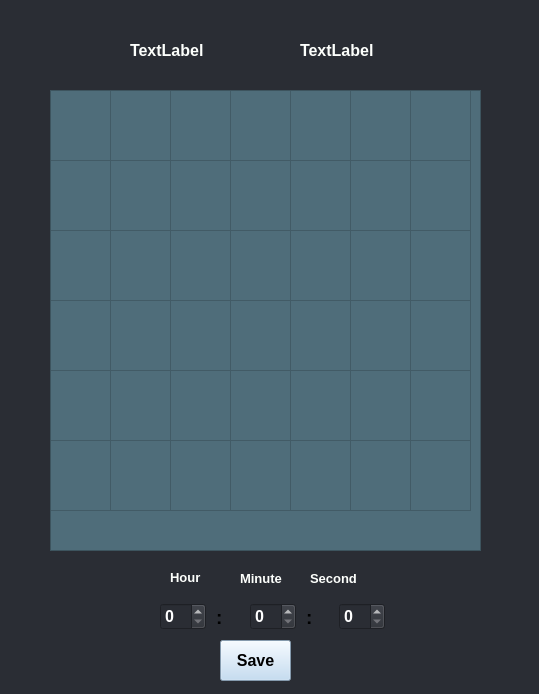
<?xml version="1.0" encoding="UTF-8"?>
<ui version="4.0">
 <class>calendarDialog</class>
 <widget class="QDialog" name="calendarDialog">
  <property name="geometry">
   <rect>
    <x>0</x>
    <y>0</y>
    <width>539</width>
    <height>694</height>
   </rect>
  </property>
  <property name="minimumSize">
   <size>
    <width>500</width>
    <height>694</height>
   </size>
  </property>
  <property name="maximumSize">
   <size>
    <width>700</width>
    <height>700</height>
   </size>
  </property>
  <property name="font">
   <font>
    <pointsize>12</pointsize>
    <weight>75</weight>
    <bold>true</bold>
   </font>
  </property>
  <property name="windowTitle">
   <string>Dialog</string>
  </property>
  <property name="styleSheet">
   <string notr="true">background-color:rgb(42, 45, 52);
</string>
  </property>
  <widget class="QTableWidget" name="tableWidget">
   <property name="geometry">
    <rect>
     <x>50</x>
     <y>90</y>
     <width>431</width>
     <height>461</height>
    </rect>
   </property>
   <property name="sizePolicy">
    <sizepolicy hsizetype="Preferred" vsizetype="Preferred">
     <horstretch>0</horstretch>
     <verstretch>0</verstretch>
    </sizepolicy>
   </property>
   <property name="styleSheet">
    <string notr="true">background-color:rgb(79, 109, 122)</string>
   </property>
   <property name="showGrid">
    <bool>true</bool>
   </property>
   <attribute name="horizontalHeaderVisible">
    <bool>false</bool>
   </attribute>
   <attribute name="horizontalHeaderCascadingSectionResizes">
    <bool>false</bool>
   </attribute>
   <attribute name="horizontalHeaderDefaultSectionSize">
    <number>60</number>
   </attribute>
   <attribute name="horizontalHeaderHighlightSections">
    <bool>true</bool>
   </attribute>
   <attribute name="verticalHeaderVisible">
    <bool>false</bool>
   </attribute>
   <attribute name="verticalHeaderDefaultSectionSize">
    <number>70</number>
   </attribute>
   <row>
    <property name="text">
     <string/>
    </property>
   </row>
   <row>
    <property name="text">
     <string/>
    </property>
   </row>
   <row>
    <property name="text">
     <string/>
    </property>
   </row>
   <row>
    <property name="text">
     <string/>
    </property>
   </row>
   <row>
    <property name="text">
     <string/>
    </property>
   </row>
   <row>
    <property name="text">
     <string/>
    </property>
   </row>
   <column>
    <property name="text">
     <string>Sun</string>
    </property>
   </column>
   <column>
    <property name="text">
     <string>Mon</string>
    </property>
   </column>
   <column>
    <property name="text">
     <string>Tues</string>
    </property>
   </column>
   <column>
    <property name="text">
     <string>Wed</string>
    </property>
   </column>
   <column>
    <property name="text">
     <string>Thu</string>
    </property>
   </column>
   <column>
    <property name="text">
     <string>Fri</string>
    </property>
   </column>
   <column>
    <property name="text">
     <string>Sat</string>
    </property>
   </column>
  </widget>
  <widget class="QPushButton" name="pushButton">
   <property name="geometry">
    <rect>
     <x>410</x>
     <y>20</y>
     <width>71</width>
     <height>61</height>
    </rect>
   </property>
   <property name="styleSheet">
    <string notr="true">background-color: transparent;
background: none;
border: none;
background-repeat: none;</string>
   </property>
   <property name="text">
    <string/>
   </property>
  </widget>
  <widget class="QPushButton" name="pushButton_2">
   <property name="geometry">
    <rect>
     <x>50</x>
     <y>20</y>
     <width>71</width>
     <height>61</height>
    </rect>
   </property>
   <property name="styleSheet">
    <string notr="true">background-color: transparent;
background: none;
border: none;
background-repeat: none;</string>
   </property>
   <property name="text">
    <string/>
   </property>
  </widget>
  <widget class="QLabel" name="label">
   <property name="geometry">
    <rect>
     <x>130</x>
     <y>40</y>
     <width>141</width>
     <height>21</height>
    </rect>
   </property>
   <property name="font">
    <font>
     <pointsize>12</pointsize>
     <weight>75</weight>
     <bold>true</bold>
    </font>
   </property>
   <property name="styleSheet">
    <string notr="true">color:rgb(253, 255, 252);</string>
   </property>
   <property name="text">
    <string>TextLabel</string>
   </property>
  </widget>
  <widget class="QLabel" name="label_2">
   <property name="geometry">
    <rect>
     <x>300</x>
     <y>40</y>
     <width>101</width>
     <height>21</height>
    </rect>
   </property>
   <property name="font">
    <font>
     <pointsize>12</pointsize>
     <weight>75</weight>
     <bold>true</bold>
    </font>
   </property>
   <property name="styleSheet">
    <string notr="true">color:rgb(253, 255, 252);</string>
   </property>
   <property name="text">
    <string>TextLabel</string>
   </property>
  </widget>
  <widget class="QPushButton" name="pushButton_3">
   <property name="geometry">
    <rect>
     <x>220</x>
     <y>640</y>
     <width>71</width>
     <height>41</height>
    </rect>
   </property>
   <property name="sizePolicy">
    <sizepolicy hsizetype="Minimum" vsizetype="Minimum">
     <horstretch>0</horstretch>
     <verstretch>0</verstretch>
    </sizepolicy>
   </property>
   <property name="styleSheet">
    <string notr="true">background-color:rgb(186, 215, 242);
color:rgb(0, 0, 0);</string>
   </property>
   <property name="text">
    <string>Save</string>
   </property>
  </widget>
  <widget class="QLabel" name="label_5">
   <property name="geometry">
    <rect>
     <x>170</x>
     <y>570</y>
     <width>47</width>
     <height>14</height>
    </rect>
   </property>
   <property name="font">
    <font>
     <pointsize>10</pointsize>
     <weight>75</weight>
     <bold>true</bold>
    </font>
   </property>
   <property name="styleSheet">
    <string notr="true">color:rgb(253, 255, 252);</string>
   </property>
   <property name="text">
    <string>Hour</string>
   </property>
  </widget>
  <widget class="QLabel" name="label_6">
   <property name="geometry">
    <rect>
     <x>240</x>
     <y>570</y>
     <width>61</width>
     <height>16</height>
    </rect>
   </property>
   <property name="font">
    <font>
     <pointsize>10</pointsize>
     <weight>75</weight>
     <bold>true</bold>
    </font>
   </property>
   <property name="styleSheet">
    <string notr="true">color:rgb(253, 255, 252);</string>
   </property>
   <property name="text">
    <string>Minute</string>
   </property>
  </widget>
  <widget class="QLabel" name="label_7">
   <property name="geometry">
    <rect>
     <x>310</x>
     <y>570</y>
     <width>51</width>
     <height>16</height>
    </rect>
   </property>
   <property name="font">
    <font>
     <pointsize>10</pointsize>
     <weight>75</weight>
     <bold>true</bold>
    </font>
   </property>
   <property name="styleSheet">
    <string notr="true">color:rgb(253, 255, 252);</string>
   </property>
   <property name="text">
    <string>Second</string>
   </property>
  </widget>
  <widget class="QWidget" name="layoutWidget">
   <property name="geometry">
    <rect>
     <x>160</x>
     <y>600</y>
     <width>225</width>
     <height>34</height>
    </rect>
   </property>
   <layout class="QHBoxLayout" name="horizontalLayout">
    <property name="spacing">
     <number>10</number>
    </property>
    <item>
     <widget class="QSpinBox" name="spinBox">
      <property name="font">
       <font>
        <pointsize>12</pointsize>
        <weight>75</weight>
        <bold>true</bold>
       </font>
      </property>
      <property name="styleSheet">
       <string notr="true">color:rgb(255, 255, 255);</string>
      </property>
      <property name="maximum">
       <number>23</number>
      </property>
     </widget>
    </item>
    <item>
     <widget class="QLabel" name="label_3">
      <property name="font">
       <font>
        <pointsize>14</pointsize>
        <weight>75</weight>
        <bold>true</bold>
       </font>
      </property>
      <property name="text">
       <string>:</string>
      </property>
     </widget>
    </item>
    <item>
     <widget class="QSpinBox" name="spinBox_2">
      <property name="font">
       <font>
        <pointsize>12</pointsize>
        <weight>75</weight>
        <bold>true</bold>
       </font>
      </property>
      <property name="styleSheet">
       <string notr="true">color:rgb(255, 255, 255);</string>
      </property>
      <property name="maximum">
       <number>59</number>
      </property>
     </widget>
    </item>
    <item>
     <widget class="QLabel" name="label_4">
      <property name="font">
       <font>
        <pointsize>14</pointsize>
        <weight>75</weight>
        <bold>true</bold>
       </font>
      </property>
      <property name="text">
       <string>:</string>
      </property>
     </widget>
    </item>
    <item>
     <widget class="QSpinBox" name="spinBox_3">
      <property name="font">
       <font>
        <pointsize>12</pointsize>
        <weight>75</weight>
        <bold>true</bold>
       </font>
      </property>
      <property name="styleSheet">
       <string notr="true">color:rgb(255, 255, 255);</string>
      </property>
      <property name="maximum">
       <number>59</number>
      </property>
      <property name="value">
       <number>0</number>
      </property>
     </widget>
    </item>
   </layout>
  </widget>
 </widget>
 <resources/>
 <connections/>
</ui>
